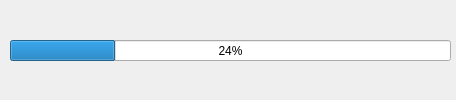
<?xml version="1.0" encoding="UTF-8"?>
<ui version="4.0">
 <class>LoadingDialog</class>
 <widget class="QDialog" name="LoadingDialog">
  <property name="geometry">
   <rect>
    <x>0</x>
    <y>0</y>
    <width>456</width>
    <height>100</height>
   </rect>
  </property>
  <property name="windowTitle">
   <string>Dialog</string>
  </property>
  <widget class="QProgressBar" name="progressBar">
   <property name="geometry">
    <rect>
     <x>10</x>
     <y>40</y>
     <width>441</width>
     <height>21</height>
    </rect>
   </property>
   <property name="value">
    <number>24</number>
   </property>
  </widget>
 </widget>
 <resources/>
 <connections/>
</ui>
